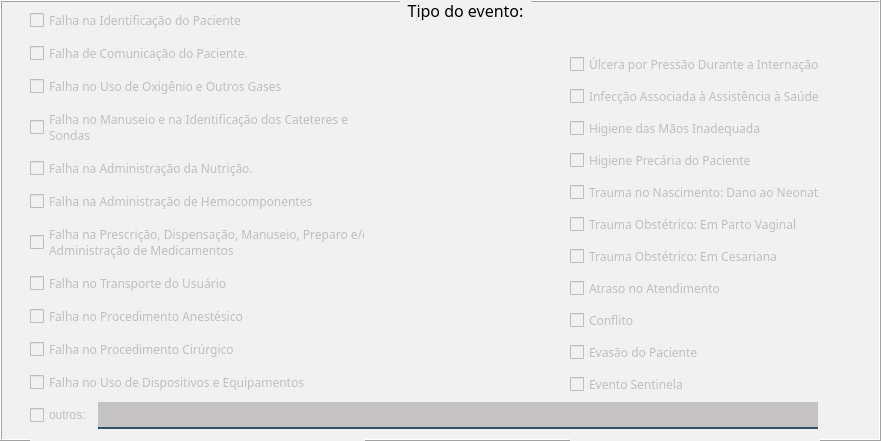
                         <widget class="QFrame" name="frame_17">
                          <property name="geometry">
                           <rect>
                            <x>70</x>
                            <y>270</y>
                            <width>881</width>
                            <height>441</height>
                           </rect>
                          </property>
                          <property name="styleSheet">
                           <string notr="true">background-color: rgb(241, 241, 241);</string>
                          </property>
                          <property name="frameShape">
                           <enum>QFrame::Box</enum>
                          </property>
                          <property name="frameShadow">
                           <enum>QFrame::Raised</enum>
                          </property>
                          <widget class="QWidget" name="layoutWidget_25">
                           <property name="geometry">
                            <rect>
                             <x>570</x>
                             <y>50</y>
                             <width>250</width>
                             <height>392</height>
                            </rect>
                           </property>
                           <layout class="QVBoxLayout" name="verticalLayout_12">
                            <item>
                             <widget class="QCheckBox" name="ck_ulcera">
                              <property name="enabled">
                               <bool>false</bool>
                              </property>
                              <property name="font">
                               <font>
                                <family>Reem Kufi</family>
                               </font>
                              </property>
                              <property name="text">
                               <string>Úlcera por Pressão Durante a Internação</string>
                              </property>
                             </widget>
                            </item>
                            <item>
                             <widget class="QCheckBox" name="ck_infeccao">
                              <property name="enabled">
                               <bool>false</bool>
                              </property>
                              <property name="font">
                               <font>
                                <family>Reem Kufi</family>
                               </font>
                              </property>
                              <property name="text">
                               <string>Infecção Associada à Assistência à Saúde</string>
                              </property>
                             </widget>
                            </item>
                            <item>
                             <widget class="QCheckBox" name="ck_inadequada">
                              <property name="enabled">
                               <bool>false</bool>
                              </property>
                              <property name="font">
                               <font>
                                <family>Reem Kufi</family>
                               </font>
                              </property>
                              <property name="text">
                               <string>Higiene das Mãos Inadequada</string>
                              </property>
                             </widget>
                            </item>
                            <item>
                             <widget class="QCheckBox" name="ck_higiene_paciente">
                              <property name="enabled">
                               <bool>false</bool>
                              </property>
                              <property name="font">
                               <font>
                                <family>Reem Kufi</family>
                               </font>
                              </property>
                              <property name="text">
                               <string>Higiene Precária do Paciente</string>
                              </property>
                             </widget>
                            </item>
                            <item>
                             <widget class="QCheckBox" name="ck_neonato">
                              <property name="enabled">
                               <bool>false</bool>
                              </property>
                              <property name="font">
                               <font>
                                <family>Reem Kufi</family>
                               </font>
                              </property>
                              <property name="text">
                               <string>Trauma no Nascimento: Dano ao Neonato</string>
                              </property>
                             </widget>
                            </item>
                            <item>
                             <widget class="QCheckBox" name="ck_vaginal">
                              <property name="enabled">
                               <bool>false</bool>
                              </property>
                              <property name="font">
                               <font>
                                <family>Reem Kufi</family>
                               </font>
                              </property>
                              <property name="text">
                               <string>Trauma Obstétrico: Em Parto Vaginal</string>
                              </property>
                             </widget>
                            </item>
                            <item>
                             <widget class="QCheckBox" name="ck_cesariana">
                              <property name="enabled">
                               <bool>false</bool>
                              </property>
                              <property name="font">
                               <font>
                                <family>Reem Kufi</family>
                               </font>
                              </property>
                              <property name="text">
                               <string>Trauma Obstétrico: Em Cesariana</string>
                              </property>
                             </widget>
                            </item>
                            <item>
                             <widget class="QCheckBox" name="ck_atendimento">
                              <property name="enabled">
                               <bool>false</bool>
                              </property>
                              <property name="font">
                               <font>
                                <family>Reem Kufi</family>
                               </font>
                              </property>
                              <property name="text">
                               <string>Atraso no Atendimento</string>
                              </property>
                             </widget>
                            </item>
                            <item>
                             <widget class="QCheckBox" name="ck_conflito">
                              <property name="enabled">
                               <bool>false</bool>
                              </property>
                              <property name="font">
                               <font>
                                <family>Reem Kufi</family>
                               </font>
                              </property>
                              <property name="text">
                               <string>Conflito</string>
                              </property>
                             </widget>
                            </item>
                            <item>
                             <widget class="QCheckBox" name="ck_evasao">
                              <property name="enabled">
                               <bool>false</bool>
                              </property>
                              <property name="font">
                               <font>
                                <family>Reem Kufi</family>
                               </font>
                              </property>
                              <property name="text">
                               <string>Evasão do Paciente</string>
                              </property>
                             </widget>
                            </item>
                            <item>
                             <widget class="QCheckBox" name="ck_sentinela">
                              <property name="enabled">
                               <bool>false</bool>
                              </property>
                              <property name="font">
                               <font>
                                <family>Reem Kufi</family>
                               </font>
                              </property>
                              <property name="text">
                               <string>Evento Sentinela</string>
                              </property>
                             </widget>
                            </item>
                            <item>
                             <widget class="QCheckBox" name="ck_queimadura">
                              <property name="enabled">
                               <bool>false</bool>
                              </property>
                              <property name="font">
                               <font>
                                <family>Reem Kufi</family>
                               </font>
                              </property>
                              <property name="text">
                               <string>Queimadura Pós-Procedimento</string>
                              </property>
                             </widget>
                            </item>
                           </layout>
                          </widget>
                          <widget class="QWidget" name="layoutWidget_26">
                           <property name="geometry">
                            <rect>
                             <x>30</x>
                             <y>5</y>
                             <width>335</width>
                             <height>438</height>
                            </rect>
                           </property>
                           <layout class="QVBoxLayout" name="verticalLayout_13">
                            <item>
                             <widget class="QCheckBox" name="ck_falha_id">
                              <property name="enabled">
                               <bool>false</bool>
                              </property>
                              <property name="font">
                               <font>
                                <family>Reem Kufi</family>
                               </font>
                              </property>
                              <property name="text">
                               <string>Falha na Identificação do Paciente</string>
                              </property>
                             </widget>
                            </item>
                            <item>
                             <widget class="QCheckBox" name="ck_falha_comu">
                              <property name="enabled">
                               <bool>false</bool>
                              </property>
                              <property name="font">
                               <font>
                                <family>Reem Kufi</family>
                               </font>
                              </property>
                              <property name="text">
                               <string>Falha de Comunicação do Paciente.</string>
                              </property>
                             </widget>
                            </item>
                            <item>
                             <widget class="QCheckBox" name="ck_falha_oxi">
                              <property name="enabled">
                               <bool>false</bool>
                              </property>
                              <property name="font">
                               <font>
                                <family>Reem Kufi</family>
                               </font>
                              </property>
                              <property name="text">
                               <string>Falha no Uso de Oxigênio e Outros Gases</string>
                              </property>
                             </widget>
                            </item>
                            <item>
                             <widget class="QCheckBox" name="ck_falha_sonda">
                              <property name="enabled">
                               <bool>false</bool>
                              </property>
                              <property name="font">
                               <font>
                                <family>Reem Kufi</family>
                               </font>
                              </property>
                              <property name="text">
                               <string>Falha no Manuseio e na Identificação dos Cateteres e
Sondas</string>
                              </property>
                             </widget>
                            </item>
                            <item>
                             <widget class="QCheckBox" name="ck_falha_nutri">
                              <property name="enabled">
                               <bool>false</bool>
                              </property>
                              <property name="font">
                               <font>
                                <family>Reem Kufi</family>
                               </font>
                              </property>
                              <property name="text">
                               <string>Falha na Administração da Nutrição.</string>
                              </property>
                             </widget>
                            </item>
                            <item>
                             <widget class="QCheckBox" name="ck_falha_hemo">
                              <property name="enabled">
                               <bool>false</bool>
                              </property>
                              <property name="font">
                               <font>
                                <family>Reem Kufi</family>
                               </font>
                              </property>
                              <property name="text">
                               <string>Falha na Administração de Hemocomponentes</string>
                              </property>
                             </widget>
                            </item>
                            <item>
                             <widget class="QCheckBox" name="ck_falha_med">
                              <property name="enabled">
                               <bool>false</bool>
                              </property>
                              <property name="font">
                               <font>
                                <family>Reem Kufi</family>
                               </font>
                              </property>
                              <property name="text">
                               <string>Falha na Prescrição, Dispensação, Manuseio, Preparo e/ou 
Administração de Medicamentos</string>
                              </property>
                             </widget>
                            </item>
                            <item>
                             <widget class="QCheckBox" name="ck_falha_usu">
                              <property name="enabled">
                               <bool>false</bool>
                              </property>
                              <property name="font">
                               <font>
                                <family>Reem Kufi</family>
                               </font>
                              </property>
                              <property name="text">
                               <string>Falha no Transporte do Usuário</string>
                              </property>
                             </widget>
                            </item>
                            <item>
                             <widget class="QCheckBox" name="ck_falha_anest">
                              <property name="enabled">
                               <bool>false</bool>
                              </property>
                              <property name="font">
                               <font>
                                <family>Reem Kufi</family>
                               </font>
                              </property>
                              <property name="text">
                               <string>Falha no Procedimento Anestésico</string>
                              </property>
                             </widget>
                            </item>
                            <item>
                             <widget class="QCheckBox" name="ck_falha_cirurg">
                              <property name="enabled">
                               <bool>false</bool>
                              </property>
                              <property name="font">
                               <font>
                                <family>Reem Kufi</family>
                               </font>
                              </property>
                              <property name="text">
                               <string>Falha no Procedimento Cirúrgico</string>
                              </property>
                             </widget>
                            </item>
                            <item>
                             <widget class="QCheckBox" name="ck_falha_dispo">
                              <property name="enabled">
                               <bool>false</bool>
                              </property>
                              <property name="font">
                               <font>
                                <family>Reem Kufi</family>
                               </font>
                              </property>
                              <property name="text">
                               <string>Falha no Uso de Dispositivos e Equipamentos</string>
                              </property>
                             </widget>
                            </item>
                            <item>
                             <widget class="QCheckBox" name="ck_queda_hosp">
                              <property name="enabled">
                               <bool>false</bool>
                              </property>
                              <property name="font">
                               <font>
                                <family>Reem Kufi</family>
                               </font>
                              </property>
                              <property name="text">
                               <string>Queda em Paciente Hospitalizado</string>
                              </property>
                             </widget>
                            </item>
                           </layout>
                          </widget>
                          <widget class="QLabel" name="label_55">
                           <property name="geometry">
                            <rect>
                             <x>400</x>
                             <y>0</y>
                             <width>131</width>
                             <height>20</height>
                            </rect>
                           </property>
                           <property name="font">
                            <font>
                             <family>Reem Kufi</family>
                             <pointsize>12</pointsize>
                             <bold>false</bold>
                            </font>
                           </property>
                           <property name="styleSheet">
                            <string notr="true">color: rgb(0, 0, 0);</string>
                           </property>
                           <property name="text">
                            <string>Tipo do evento:</string>
                           </property>
                           <property name="alignment">
                            <set>Qt::AlignCenter</set>
                           </property>
                          </widget>
                          <widget class="QWidget" name="layoutWidget_2">
                           <property name="geometry">
                            <rect>
                             <x>30</x>
                             <y>400</y>
                             <width>788</width>
                             <height>31</height>
                            </rect>
                           </property>
                           <layout class="QHBoxLayout" name="horizontalLayout_5">
                            <item>
                             <widget class="QCheckBox" name="ck_outros">
                              <property name="enabled">
                               <bool>false</bool>
                              </property>
                              <property name="text">
                               <string>outros:</string>
                              </property>
                             </widget>
                            </item>
                            <item>
                             <widget class="QLineEdit" name="ds_outros">
                              <property name="enabled">
                               <bool>false</bool>
                              </property>
                              <property name="minimumSize">
                               <size>
                                <width>720</width>
                                <height>0</height>
                               </size>
                              </property>
                              <property name="styleSheet">
                               <string notr="true">background-color: rgba(10,0,0,50);
border:2px solid rgba(0,0,0,0);
border-bottom-color:rgba(46,82,101,255);
color:rgb(0,0,0);
padding-bottom:7px</string>
                              </property>
                             </widget>
                            </item>
                           </layout>
                          </widget>
                         </widget>
